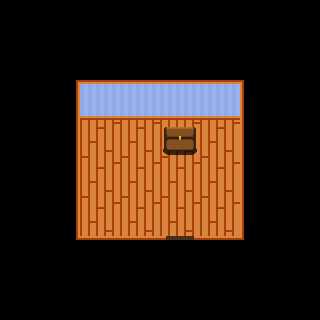

The image is a tile-based game level rendered from a .tmx file. Its description and complete source (layers, tilesets, objects, tile grids) follow:
An orthogonal 8x8 tile map with 40x40 px tiles, 3 tile layers (VOID, Tile Layer 1, Tile Layer 2), 2 tilesets and 7 objects (5x wall, cell_load, chest).

<map version="1.0" tiledversion="1.1.4" orientation="orthogonal" renderorder="right-down" width="8" height="8" tilewidth="40" tileheight="40" infinite="0" nextobjectid="10">
 <tileset firstgid="1" name="interior_tiles" tilewidth="40" tileheight="40" tilecount="100" columns="10">
  <image source="../resources/interior_tiles.png" width="400" height="400" />
 </tileset>
 <tileset firstgid="101" name="tileset" tilewidth="40" tileheight="40" tilecount="100" columns="10">
  <image source="../resources/tile_set_img.png" width="400" height="400" />
 </tileset>
 <layer name="VOID" width="8" height="8">
  <data encoding="csv">
15,15,15,15,15,15,15,15,
15,15,15,15,15,15,15,15,
15,15,15,15,15,15,15,15,
15,15,15,15,15,15,15,15,
15,15,15,15,15,15,15,15,
15,15,15,15,15,15,15,15,
15,15,15,15,15,15,15,15,
15,15,15,15,15,15,15,15
</data>
 </layer>
 <layer name="Tile Layer 1" width="8" height="8">
  <data encoding="csv">
0,0,0,0,0,0,0,0,
0,0,0,0,0,0,0,0,
0,12,13,13,13,13,14,0,
0,22,1,1,1,1,24,0,
0,22,1,1,1,1,24,0,
0,22,1,1,1,1,34,0,
0,0,0,0,0,0,0,0,
0,0,0,0,0,0,0,0
</data>
 </layer>
 <layer name="Tile Layer 2" width="8" height="8">
  <data encoding="csv">
0,0,0,0,0,0,0,0,
0,0,0,0,0,0,0,0,
0,0,0,0,0,0,0,0,
0,0,0,0,196,0,0,0,
0,0,0,0,0,0,0,0,
0,32,33,33,35,33,0,0,
0,0,0,0,0,0,0,0,
0,0,0,0,0,0,0,0
</data>
 </layer>
 <objectgroup name="Object Layer 1">
  <object id="1" name="wall" x="240" y="80" width="40" height="160" />
  <object id="2" name="wall" x="40" y="80" width="40" height="160" />
  <object id="3" name="wall" x="80" y="80" width="160" height="40" />
  <object id="5" name="wall" x="80" y="240" width="80" height="40" />
  <object id="6" name="wall" x="200" y="240" width="40" height="40" />
  <object id="7" name="cell_load" x="160" y="240" width="40" height="40">
   <properties>
    <property name="cell_link" type="int" value="0" />
    <property name="cell_spawn" value="9,3" />
   </properties>
  </object>
  <object id="9" name="chest" x="160" y="120" width="40" height="40">
   <properties>
    <property name="loot_table" value="static_test_table_1" />
   </properties>
  </object>
 </objectgroup>
</map>
